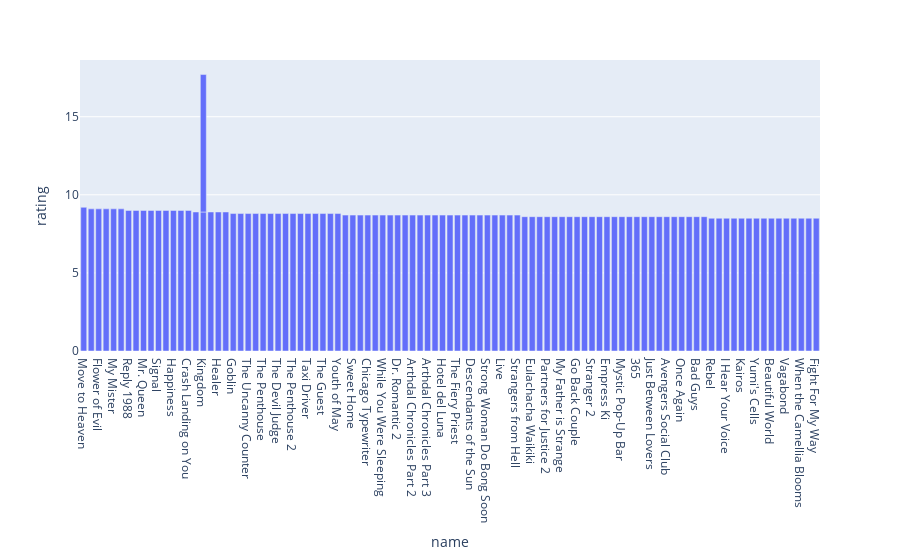

Notebook cell for this chart:
### Code cell
bivariate_Cat_To_Num_Plots(df, 'name', 'rating', plot_type= 'bar')

### Figure 1 — Plotly figure (JSON) as saved in the notebook; plotly's stock layout.template omitted (floating-point values rounded to 4 significant figures)
{"data": [{"alignmentgroup": "True", "hovertemplate": "name=%{x}<br>rating=%{y}<extra></extra>", "legendgroup": "", "marker": {"color": "#636efa", "pattern": {"shape": ""}}, "name": "", "offsetgroup": "", "orientation": "v", "showlegend": false, "textposition": "auto", "type": "bar", "x": ["Move to Heaven", "Hospital Playlist", "Flower of Evil", "Hospital Playlist 2", "My Mister", "Prison Playbook", "Reply 1988", "It's Okay to Not Be Okay", "Mr. Queen", "Mother", "Signal", "Navillera", "Happiness", "Vincenzo", "Crash Landing on You", "SKY Castle", "Kingdom", "Mr. Sunshine", "Healer", "Stranger", "Goblin", "Hometown Cha-Cha-Cha", "The Uncanny Counter", "D.P.", "Kingdom", "The Penthouse", "Weightlifting Fairy Kim Bok Joo", "The Devil Judge", "Life on Mars", "The Penthouse 2", "Beyond Evil", "Taxi Driver", "Six Flying Dragons", "The Guest", "Racket Boys", "Youth of May", "Mouse", "Sweet Home", "18 Again", "Chicago Typewriter", "Defendant", "While You Were Sleeping", "Dear My Friends", "Dr. Romantic 2", "Kill Me, Heal Me", "Arthdal Chronicles Part 2", "Misaeng", "Arthdal Chronicles Part 3", "My Name", "Hotel del Luna", "Dr. Romantic", "The Fiery Priest", "Moon Lovers", "Descendants of the Sun", "Hot Stove League", "Strong Woman Do Bong Soon", "Law School", "Live", "Tunnel", "Strangers from Hell", "It's Okay, That's Love", "Eulachacha Waikiki", "The Bridal Mask", "Partners for Justice 2", "Jewel in the Palace", "My Father is Strange", "Children of Nobody", "Go Back Couple", "Good Manager", "Stranger 2", "My Love from the Star", "Empress Ki", "Age of Youth", "Mystic Pop-Up Bar", "Cruel City", "365", "Designated Survivor", "Just Between Lovers", "Squid Game", "Avengers Social Club", "The Master's Sun", "Once Again", "Save Me", "Bad Guys", "Missing", "Rebel", "Nobody Knows", "I Hear Your Voice", "Reply 1997", "Kairos", "Dali and the Cocky Prince", "Yumi's Cells", "Arthdal Chronicles Part 1", "Beautiful World", "What's Wrong with Secretary Kim", "Vagabond", "Doctor John", "When the Camellia Blooms", "Because This Is My First Life", "Fight For My Way"], "xaxis": "x", "y": [9.2, 9.1, 9.1, 9.1, 9.1, 9.1, 9, 9, 9, 9, 9, 9, 9, 9, 9, 8.9, 8.9, 8.9, 8.9, 8.9, 8.8, 8.8, 8.8, 8.8, 8.8, 8.8, 8.8, 8.8, 8.8, 8.8, 8.8, 8.8, 8.8, 8.8, 8.8, 8.8, 8.7, 8.7, 8.7, 8.7, 8.7, 8.7, 8.7, 8.7, 8.7, 8.7, 8.7, 8.7, 8.7, 8.7, 8.7, 8.7, 8.7, 8.7, 8.7, 8.7, 8.7, 8.7, 8.7, 8.7, 8.6, 8.6, 8.6, 8.6, 8.6, 8.6, 8.6, 8.6, 8.6, 8.6, 8.6, 8.6, 8.6, 8.6, 8.6, 8.6, 8.6, 8.6, 8.6, 8.6, 8.6, 8.6, 8.6, 8.6, 8.6, 8.5, 8.5, 8.5, 8.5, 8.5, 8.5, 8.5, 8.5, 8.5, 8.5, 8.5, 8.5, 8.5, 8.5, 8.5], "yaxis": "y"}], "layout": {"barmode": "group", "legend": {"tracegroupgap": 0}, "margin": {"t": 60}, "xaxis": {"anchor": "y", "domain": [0, 1], "title": {"text": "name"}}, "yaxis": {"anchor": "x", "domain": [0, 1], "title": {"text": "rating"}}}}
